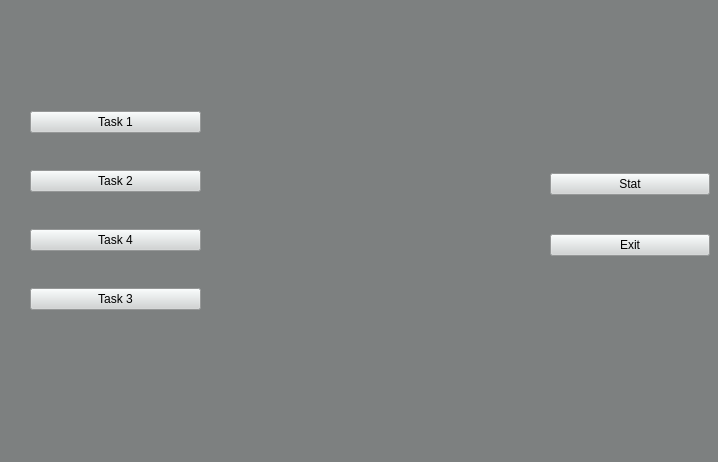
<?xml version="1.0" encoding="UTF-8"?>
<ui version="4.0">
 <class>MainWindow</class>
 <widget class="QMainWindow" name="MainWindow">
  <property name="geometry">
   <rect>
    <x>0</x>
    <y>0</y>
    <width>718</width>
    <height>462</height>
   </rect>
  </property>
  <property name="windowTitle">
   <string>MainWindow</string>
  </property>
  <property name="styleSheet">
   <string notr="true">background-color: rgb(125, 128, 128)
</string>
  </property>
  <widget class="QWidget" name="centralwidget">
   <widget class="QWidget" name="verticalLayoutWidget">
    <property name="geometry">
     <rect>
      <x>30</x>
      <y>80</y>
      <width>171</width>
      <height>261</height>
     </rect>
    </property>
    <layout class="QVBoxLayout" name="verticalLayout">
     <item>
      <widget class="QPushButton" name="pushButtonTask1">
       <property name="styleSheet">
        <string notr="true">color: rgb(0, 0, 0);
background-color: rgb(208, 212, 212);</string>
       </property>
       <property name="text">
        <string>Task 1</string>
       </property>
      </widget>
     </item>
     <item>
      <widget class="QPushButton" name="pushButtonTask2">
       <property name="styleSheet">
        <string notr="true">color: rgb(0, 0, 0);
background-color: rgb(208, 212, 212);</string>
       </property>
       <property name="text">
        <string>Task 2</string>
       </property>
      </widget>
     </item>
     <item>
      <widget class="QPushButton" name="pushButtonTask4">
       <property name="styleSheet">
        <string notr="true">color: rgb(0, 0, 0);
background-color: rgb(208, 212, 212);</string>
       </property>
       <property name="text">
        <string>Task 4</string>
       </property>
      </widget>
     </item>
     <item>
      <widget class="QPushButton" name="pushButtonTask3">
       <property name="styleSheet">
        <string notr="true">color: rgb(0, 0, 0);
background-color: rgb(208, 212, 212);</string>
       </property>
       <property name="text">
        <string>Task 3</string>
       </property>
      </widget>
     </item>
    </layout>
   </widget>
   <widget class="QWidget" name="verticalLayoutWidget_2">
    <property name="geometry">
     <rect>
      <x>550</x>
      <y>140</y>
      <width>160</width>
      <height>151</height>
     </rect>
    </property>
    <layout class="QVBoxLayout" name="verticalLayout_2">
     <item>
      <widget class="QPushButton" name="pushButtonStat">
       <property name="styleSheet">
        <string notr="true">color: rgb(0, 0, 0);
background-color: rgb(208, 212, 212);</string>
       </property>
       <property name="text">
        <string>Stat</string>
       </property>
      </widget>
     </item>
     <item>
      <widget class="QPushButton" name="pushButton_Exit">
       <property name="styleSheet">
        <string notr="true">color: rgb(0, 0, 0);
background-color: rgb(208, 212, 212);</string>
       </property>
       <property name="text">
        <string>Exit</string>
       </property>
      </widget>
     </item>
    </layout>
   </widget>
  </widget>
  <widget class="QMenuBar" name="menubar">
   <property name="geometry">
    <rect>
     <x>0</x>
     <y>0</y>
     <width>718</width>
     <height>24</height>
    </rect>
   </property>
  </widget>
  <widget class="QStatusBar" name="statusbar"/>
 </widget>
 <resources/>
 <connections/>
</ui>
